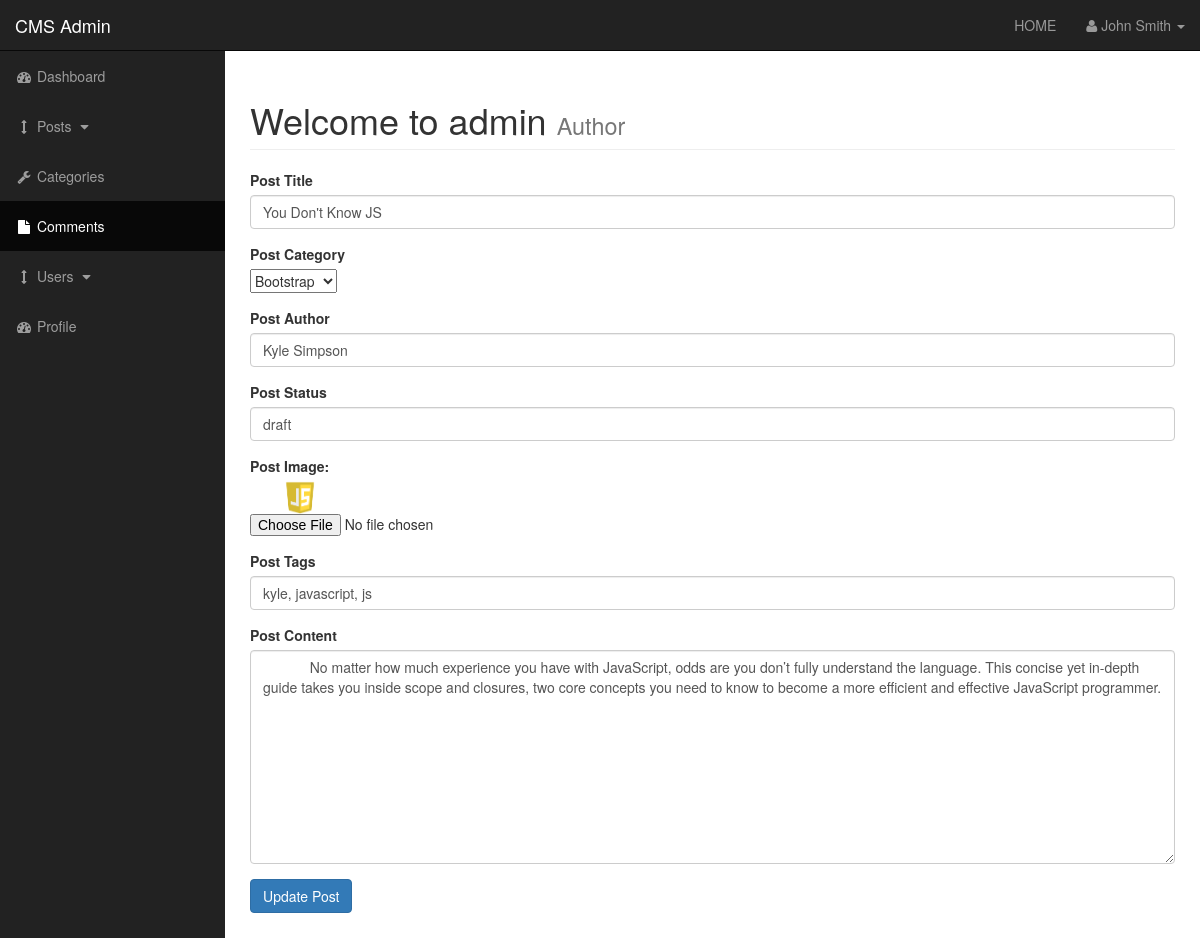
The app's page /admin/posts.php?source=edit_post&p_id=1, older data.
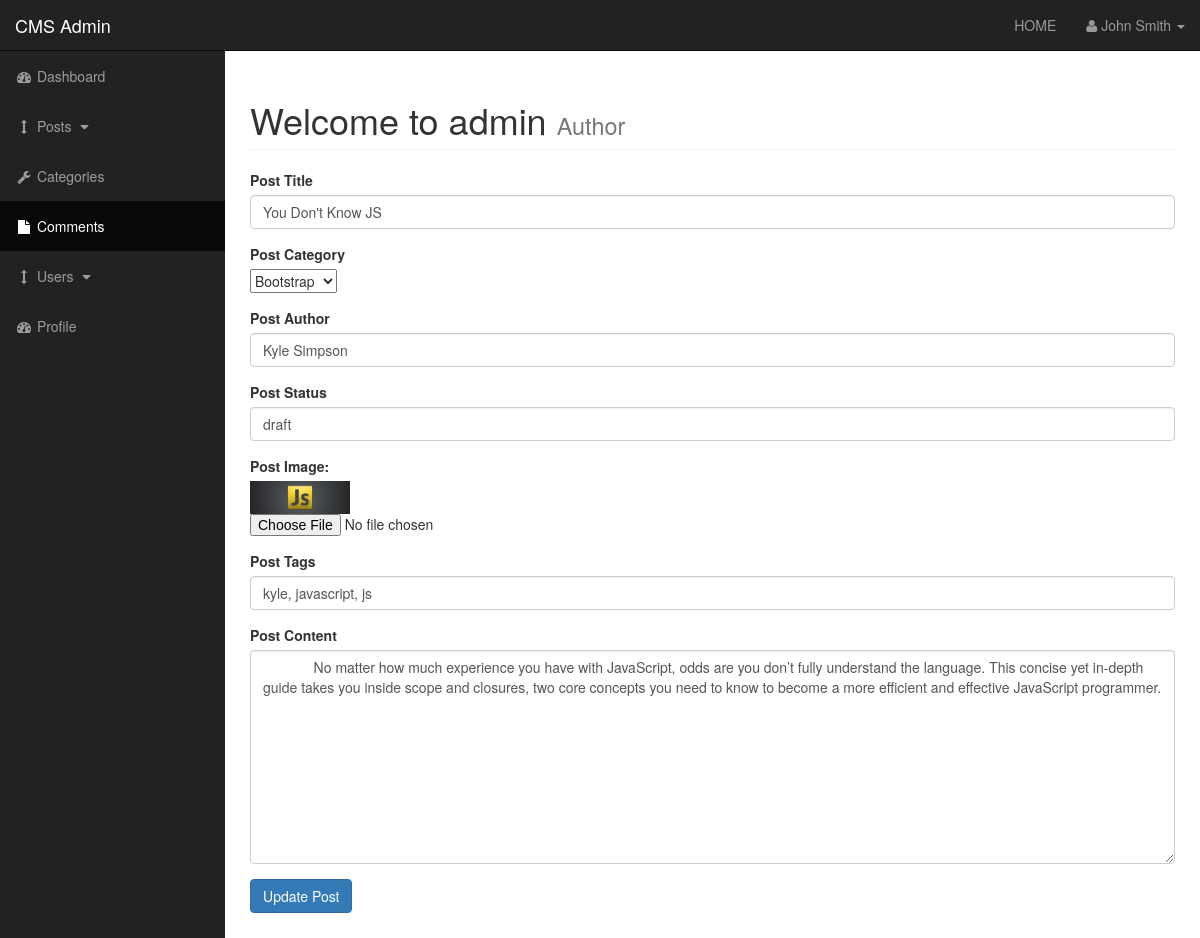
The same page, newer data.
### tables this page shows
CREATE TABLE `posts` (
  `post_id` int(3) NOT NULL,
  `post_category_id` int(3) NOT NULL,
  `post_title` varchar(255) NOT NULL,
  `post_author` varchar(255) NOT NULL,
  `post_date` date NOT NULL,
  `post_image` text NOT NULL,
  `post_content` text NOT NULL,
  `post_tags` varchar(255) NOT NULL,
  `post_comment_count` int(11) NOT NULL,
  `post_status` varchar(255) NOT NULL DEFAULT 'draft'
);

### admin/includes/edit_post.php (the view, shortened to what this page needs)
<?php
if(isset($_GET['p_id'])) {
    $post_id = $_GET['p_id'];
    $query = "SELECT * FROM posts WHERE post_id=$post_id";
    $select_post = mysqli_query($connection, $query);
    while($row = mysqli_fetch_assoc($select_post)) {
        $post_author = $row['post_author'];
        $post_title = $row['post_title'];
        $post_status = $row['post_status'];
        $post_image = $row['post_image'];
        $post_tags = $row['post_tags'];
        $post_content = $row['post_content'];
    }
}
?>
<form action="" method="post" enctype="multipart/form-data">
    <div class ="form-group">
        <label for ="title">Post Title</label>
        <input value="<?php echo stripslashes($post_title); ?>" type="text" class="form-control" name="post_title">
    </div>
    <div class ="form-group">
        <label for ="post_category">Post Category</label>
        <br>
        <select name="post_category" id="">
            <?php
                $query = "SELECT * FROM categories";
                $select_categories = mysqli_query($connection, $query);
                while($row = mysqli_fetch_assoc($select_categories)) {
                    $cat_id = $row['cat_id'];
                    $cat_title = $row['cat_title'];
                    echo "<option value='$cat_id'>{$cat_title}</option>";
                }
            ?>
        </select>
    </div>
    <div class ="form-group">
        <label for ="title">Post Author</label>
        <input value="<?php echo $post_author; ?>" type="text" class="form-control" name="post_author">
    </div>
    <div class ="form-group">
        <label for ="post_status">Post Status</label>
        <input value="<?php echo $post_status; ?>" type="text" class="form-control" name="post_status">
    </div>
    <div class ="form-group">
        <label for ="post_image">Post Image: </label><br>
        <img src="../images/<?php echo $post_image; ?>" alt="" width="100">
        <input type="file" name="image">
    </div>
    <div class ="form-group">
        <label for ="post_tages">Post Tags</label>
        <input value="<?php echo $post_tags; ?>" type="text" class="form-control" name="post_tags">
    </div>
    <div class ="form-group">
        <label for ="post_content">Post Content</label>
        <textarea type="text" class="form-control" name="post_content" id="" cols="30" rows="10">
            <?php echo $post_content; ?>
        </textarea>
    </div>
    <div class="form-group">
        <input class="btn btn-primary" type="submit" name="update_post" value="Update Post">
    </div>
</form>

Row changes from the older to the newer data that the page shows:
changed posts "You Don't Know JS": post_image: a different picture
